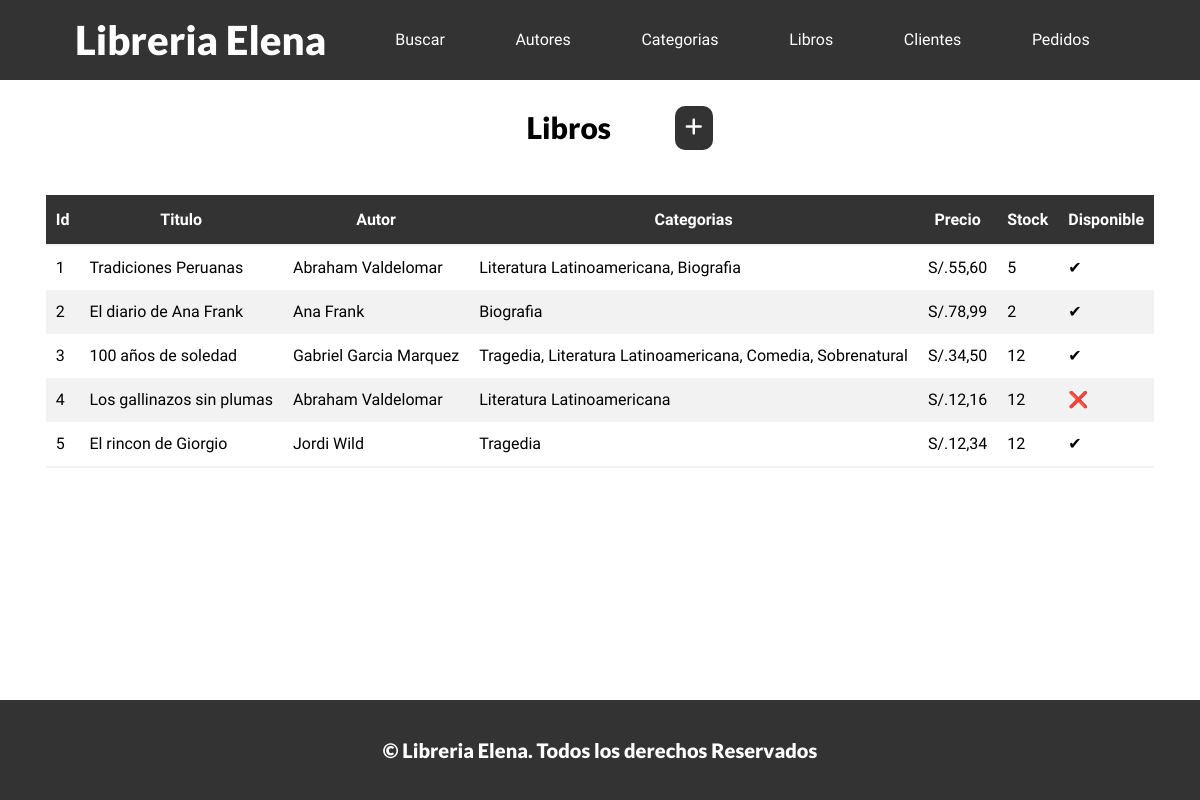
The app's page /libros/ with its own data.
### appLibros/models.py (models this page shows, shortened)
class Libro(models.Model):
    titulo = models.CharField(max_length=100)
    autor = models.ForeignKey(Autor, on_delete=models.CASCADE)
    descripcion = models.TextField()
    categorias = models.ManyToManyField(Categoria)
    precio = models.DecimalField(max_digits=6, decimal_places=2)
    stock = models.IntegerField()
    disponible = models.BooleanField(default=True)

class Autor(models.Model):
    nombre = models.CharField(max_length=100)
    biografia = models.TextField()
    def __str__(self):
        return self.nombre

class Categoria(models.Model):
    nombre = models.CharField(max_length=100)

### appLibros/views.py (the view)
# urls.py: path('libros/', libros, name='libros'),
def libros(request):
    libros = Libro.objects.all()
    return render(request, 'libros.html', {
        'libros': libros
    })

### appLibros/templates/libros.html
{% extends 'index.html' %}
{% block contenido %}
<main>
    <div class="titulo-tabla">
        <h2>Libros</h2>
        <a href="{% url 'libro_form' %}" class="btn">
            <i class="fa fa-lg fa-plus" ></i>
        </a>
    </div>
    <table>
        <thead>
            <tr>
                <th>Id</th>
                <th>Titulo</th>
                <th>Autor</th>
                <th>Categorias</th>
                <th>Precio</th>
                <th>Stock</th>
                <th>Disponible</th>
            </tr>
        </thead>
        <tbody>
            {% for l in libros %}
            <tr>
                <td>{{l.id}}</td>
                <td>{{l.titulo}}</td>
                <td>{{l.autor}}</td>
                <td>
                    {% for categoria in l.categorias.all %}
                        {{ categoria.nombre }}{% if not forloop.last %}, {% endif %}
                    {% endfor %}
                </td>
                <td>S/.{{l.precio}}</td>
                <td>{{l.stock}}</td>
                <td>{% if l.disponible %}✔{% else %}❌{% endif %}</td>
            </tr>
            {% endfor %}
        </tbody>
    </table>
</main>
{% endblock contenido %}

### appLibros/static/css/styles.css (style rules this page uses)
html { box-sizing: border-box; font-size: 62.5%; }
*, *:before, *:after { box-sizing: inherit; }
:root { --plomo: #333333; --plomo_btn: #515151; --fuentePrincipal: 'Roboto', sans-serif; --fuenteSecundaria: 'Lato', sans-serif; --separacion: 5rem; }
body { font-family: var(--fuentePrincipal); font-size: 1.6rem; line-height: 1.5; height: 100%; display: flex; flex-direction: column; min-height: 100vh; }
main { flex: 1; }
h1, h2, h3 { font-weight: 900; font-family: var(--fuenteSecundaria); margin: calc(var(--separacion) / 2) 0; }
h2 { font-size: 3rem; }
a { text-decoration: none; color: white; }
.btn { background-color: var(--plomo); display: block; color: white; padding: 1rem; text-align: center; border: none; transition: background-color .3s ease-out; cursor: pointer; width: auto; border-radius: 1rem; }
table { margin: 0 auto; max-width: 50 rem; border-collapse: collapse; margin-top: 2rem; margin-bottom: 3rem; }
thead { background-color: var(--plomo); color: white; }
th, td { padding: 1rem; }
tr:nth-child(even) { background-color: #f2f2f2; }
tr:last-child { border-bottom: 2px solid #f2f2f2; }
th { height: 5rem; }
.titulo-tabla { display: grid; margin: 0 auto; grid-template-columns: 3fr 1fr; max-width: 25rem; align-items: center; justify-items: center; }
.titulo-tabla a { max-width: 6rem; }

### records on screen
Libro: id "1", titulo "Tradiciones Peruanas", autor "Abraham Valdelomar", precio "55,60", stock "5"
Categoria: nombre "Literatura Latinoamericana"
Categoria: nombre "Biografia"
Libro: id "2", titulo "El diario de Ana Frank", autor "Ana Frank", precio "78,99", stock "2"
Libro: id "3", titulo "100 años de soledad", autor "Gabriel Garcia Marquez", precio "34,50", stock "12"
Categoria: nombre "Tragedia"
Categoria: nombre "Comedia"
Categoria: nombre "Sobrenatural"
Libro: id "4", titulo "Los gallinazos sin plumas", autor "Abraham Valdelomar", precio "12,16", stock "12"
Libro: id "5", titulo "El rincon de Giorgio", autor "Jordi Wild", precio "12,34", stock "12"
